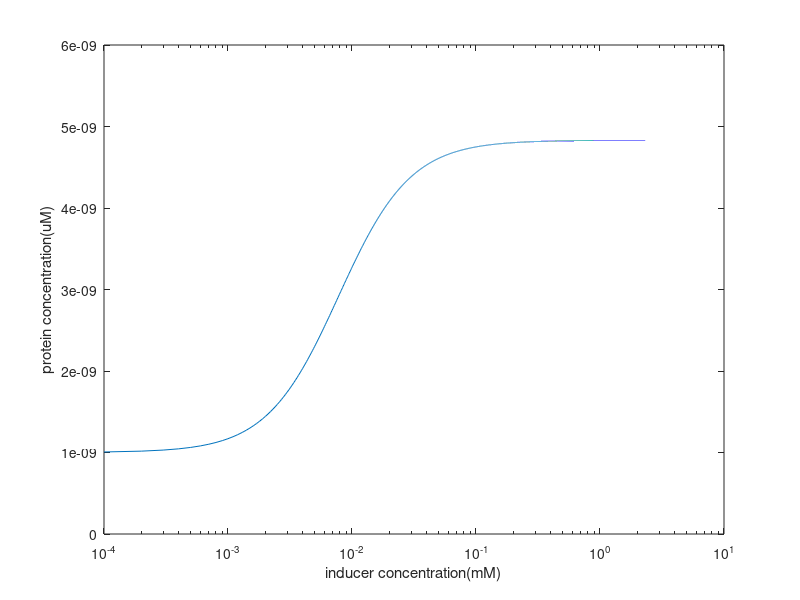

MATLAB code to generate this figure:
kex=0.054;
R_T=1.6;
tau=0.8;
K_T=57;
w1=0.26;
w2=300;
K=0.30;
n=1.5;
I=0.0001:0.0001:10;
f_I=I.^n./(K^n+I.^n);
u=(w1+w2.*f_I)./(1+w1+w2.*f_I);
rx=5.88*10^(-5).*u;
mRNA=rx.*3600./8.35;
rl=kex.*R_T.*(mRNA./(tau.*K_T+(tau+1).*mRNA));
protein_c=rl./9.9*10^(-3);
semilogx(I,protein_c)
xlabel('inducer concentration(mM)')
ylabel('protein concentration(uM)')